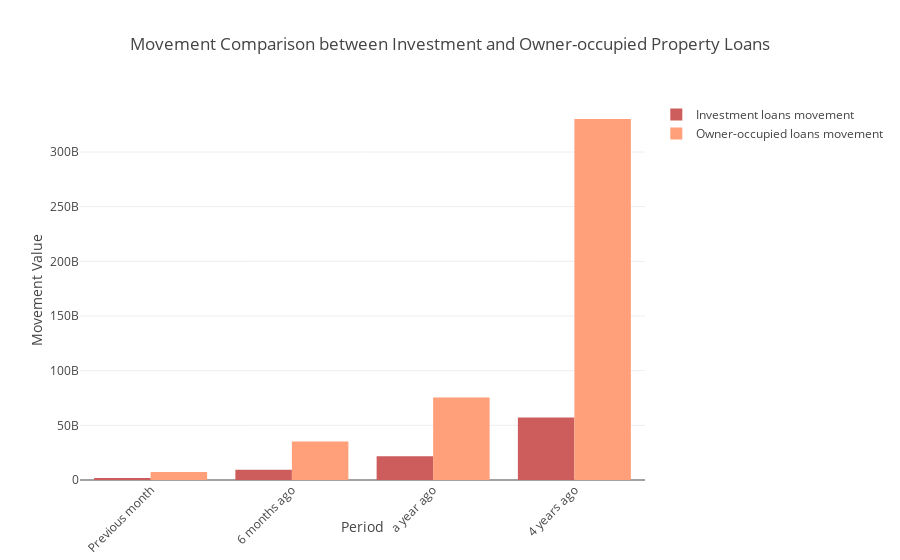

Source (notebook cell):
### Code cell
import plotly.graph_objects as go

# Sample data: movements for each category across four periods
data = {
    'Period': [
        reference_dates['1_month']['name'],
        reference_dates['6_months']['name'],
        reference_dates['12_months']['name'],
        reference_dates['long_term']['name'],
    ],
    'Investment loans movement': [
        df_summary_1_month['Loans to households: Housing: Investment - movement'].values[0],
        df_summary_6_months['Loans to households: Housing: Investment - movement'].values[0],
        df_summary_12_months['Loans to households: Housing: Investment - movement'].values[0],
        df_summary_long_term['Loans to households: Housing: Investment - movement'].values[0],
    ],
    'Owner-occupied loans movement': [
        df_summary_1_month['Loans to households: Housing: Owner-occupied - movement'].values[0],
        df_summary_6_months['Loans to households: Housing: Owner-occupied - movement'].values[0],
        df_summary_12_months['Loans to households: Housing: Owner-occupied - movement'].values[0],
        df_summary_long_term['Loans to households: Housing: Owner-occupied - movement'].values[0],
    ],
}

# Create the figure object
fig = go.Figure()

# Add bars for investment data
fig.add_trace(go.Bar(
    x=data['Period'],
    y=data['Investment loans movement'],
    name='Investment loans movement',  # Legend entry
    marker_color='indianred'  # Color of the bar
))

# Add bars for owner-occupied data
fig.add_trace(go.Bar(
    x=data['Period'],
    y=data['Owner-occupied loans movement'],
    name='Owner-occupied loans movement',
    marker_color='lightsalmon'  # Color of the bar
))

# Update the layout for a grouped bar chart
fig.update_layout(
    title='Movement Comparison between Investment and Owner-occupied Property Loans',
    xaxis_title='Period',
    yaxis_title='Movement Value',
    barmode='group',  # Group bars of different traces at each x value
    xaxis_tickangle=-45  # Rotate labels for better readability
)

# Show the plot
fig.show()

### Figure 1 — Plotly figure (JSON) as saved in the notebook; plotly's stock layout.template omitted (floating-point values rounded to 4 significant figures)
{"data": [{"marker": {"color": "indianred"}, "name": "Investment loans movement", "type": "bar", "x": ["Previous month", "6 months ago", "a year ago", "4 years ago"], "y": [1814300000, 9454300000, 21715500000, 57158900000]}, {"marker": {"color": "lightsalmon"}, "name": "Owner-occupied loans movement", "type": "bar", "x": ["Previous month", "6 months ago", "a year ago", "4 years ago"], "y": [7366800000, 35277100000, 75346700000, 330188600000]}], "layout": {"barmode": "group", "title": {"text": "Movement Comparison between Investment and Owner-occupied Property Loans"}, "xaxis": {"tickangle": -45, "title": {"text": "Period"}}, "yaxis": {"title": {"text": "Movement Value"}}}}
